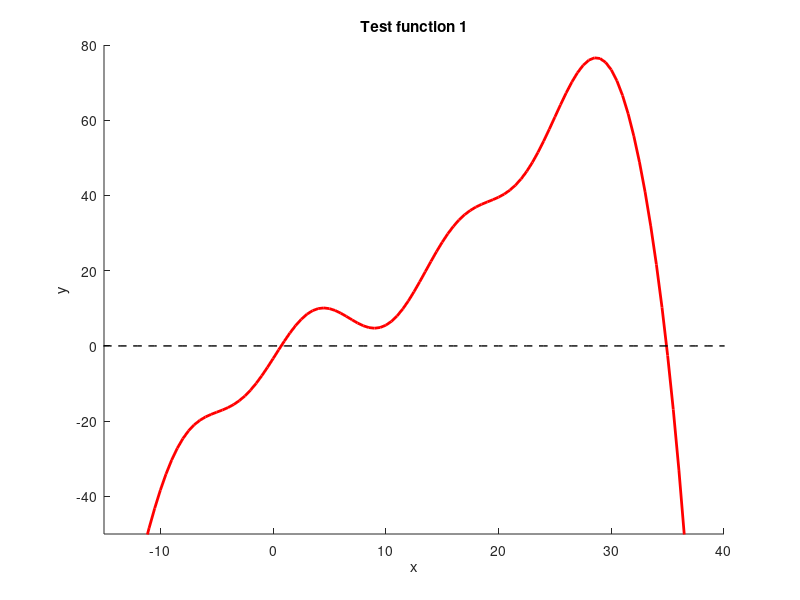

Write MATLAB code to recreate this figure.
%template for testing your basic root finding implementations
function basic_solver_with_tests_template()
    xvals = linspace(-50,50,201);
    [yvals,~] = test_func01(xvals);

    hold on
    axis([-15,40,-50,80]);
    plot(xvals,yvals,'r','linewidth',2);
    plot(xvals,0*xvals,'k--','linewidth',1);
    xlabel('x'); ylabel('y'); title('Test function 1');

    % setting key values
    ftol = 1e-14; % ftol: termination threshold (stop when abs(f(x_{i}))<ftol
    dxtol = 1e-14; % dxtol: termination threshold (stop when interval abs(x_{i+1}-x_i) < dxtol)
    dxmax = 1e14;
    max_iter = 1000;

    % %Newton's method example test
    % x0_guess = 2;
    % plot(x0_guess,test_func01(x0_guess),'bo','markerfacecolor','b','markersize',5); 
    % x_sol = newton_solver(@test_func01,x0_guess, dxtol, ftol, max_iter, dxmax);
    % plot(x_sol,test_func01(x_sol),'go','markerfacecolor','g','markersize',5);
    

    % % Secant method example test
    % x0_guess = -5;
    % x1_guess = 2;
    % plot(x0_guess,test_func01(x0_guess),'bo','markerfacecolor','b','markersize',5);
    % plot(x1_guess,test_func01(x1_guess),'ko','markerfacecolor','k','markersize',5);
    % 
    % x_sol = secant_solver(@test_func01,x0_guess,x1_guess, dxtol, ftol, max_iter, dxmax);
    % plot(x_sol,test_func01(x_sol),'go','markerfacecolor','g','markersize',5);


    % % Bisection method example test
    % x_left = -5;
    % x_right = 2;
    % plot(x_left,test_func01(x_left),'bo','markerfacecolor','b','markersize',5);
    % plot(x_right,test_func01(x_right),'ko','markerfacecolor','k','markersize',5);
    % 
    % x_sol = bisection_solver(@test_func01,x_left,x_right, dxtol, ftol, max_iter);
    % plot(x_sol,test_func01(x_sol),'go','markerfacecolor','g','markersize',5);

end


%Definition of the test function and its derivative (as a single function):
%This definition uses the function keyword
%when passing this function as an argument to a solver,
%you'll need to use the handle operator
%ex. solver(@test_func01,x_guess)
function [fval,dfdx] = test_func01(x)
    fval = (x.^3)/100 - (x.^2)/8 + 2*x + 6*sin(x/2+6) -.7 - exp(x/6);
    dfdx = 3*(x.^2)/100 - 2*x/8 + 2 +(6/2)*cos(x/2+6) - exp(x/6)/6;
end


% fun: the function we are computing the root of
% x_left: left guess
% x_right: right guess
% note that f(x_left) and f(x_right) should have different signs
% dxtol: termination threshold (stop when interval x_right-x_left < dxtol)
% ftol: termination threshold (stop when abs(f(x_guess))<ftol
%OUTPUTS
% x: estimate for root of fun
function x = bisection_solver(fun,x_left,x_right, dxtol, ftol, max_iter)
    % bisection safeguard - check that there is a 0 crossing
    if (fun(x_left) < 0 && fun(x_right) > 0) || (fun(x_left) > 0 && fun(x_right) < 0)
        for i = 1:max_iter
            % find the middle x 
            x_m = (x_right + x_left)/2;
            % evaluate the function at left, right, and middle x vals
            f_x_m = fun(x_m);
            f_x_L = fun(x_left);
            f_x_R = fun(x_right);
            % if statements -> determine direction of new bracket
            if abs(f_x_m) < ftol %if x_m is root, return root
                x = x_m;
                return
            elseif (f_x_L > 0 && f_x_m < 0) || (f_x_L < 0 && f_x_m > 0)
                x_right = x_m;
            elseif (f_x_R > 0 && f_x_m < 0) || (f_x_R < 0 && f_x_m > 0)
                x_left = x_m;
            end

            % dxtol check
            if abs(x_right - x_left) < dxtol
                x = (x_left + x_right)/2;
                return
            end
        end

        % final midpoint
        x = (x_left + x_right) / 2;
    end
end



%Note that fun(x) should output [f,dfdx], where dfdx is the derivative of f
%INPUTS:
% fun: the function we are computing the root of
% Note that fun(x) should output [f,dfdx], where dfdx is the derivative of f
% (see test_func01 below for example)
% x0: initial guess for Newton's method
% dxtol: termination threshold (stop when interval abs(x_{i+1}-x_i) < dxtol)
% ftol: termination threshold (stop when abs(f(x_{i}))<ftol
% max_iter: maximum iteration limit
% dxmax: threshold for checking for a divide by zero error:
% terminate when abs(x_{i+1}-x_i) > dxmax, where dxmax is a very large number
%OUTPUTS
% x: estimate for root of fun
% exit_flag: an integer indicating whether or not the solver succeeded
function x = newton_solver(fun,x0,dxtol,ftol, max_iter,dxmax)
    %Initialize the code
    for i = 1:max_iter
        [f, dfdx] = fun(x0);
        if abs(f) < ftol
            x = x0;
            return
        end
        %Pulls the value of the function and its derivative at x = x0
        if (abs(f) == 0)
        %Checks if the function satisfies the ranged condition
            x = x0;
            return
        else
            if abs(dfdx) <= 1e-14
                %Checks if the denominator will be too small
                x = x0;
                return
            end
            x1 = x0 - (f/dfdx);
            if abs(x1 - x0) < dxtol || abs(x1-x0) > dxmax
                x = x0;
                return
            else
                x0 = x1;
            end

            

            %Establishes new value for x0 for next iteration
        end
    end
end


%Root finding function via secant method
%INPUTS:
% fun: the function we are computing the root of
% x0: first guess for secant method
% x1: second guess for secant method
% max_iter: maximum iteration limit
% dxmax: threshold for checking for a divide by zero error:
% terminate when abs(x_{i+1}-x_i) > dxmax, where dxmax is a very large number
%OUTPUTS
% x: estimate for root of fun
function x = secant_solver(fun,x0, x1, dxtol, ftol, max_iter, dxmax)
    for i = 1:max_iter

        % check denominator to not divide by 0
        if abs(fun(x1) - fun(x0)) < 1e-14
            x = x1;
            return
        end

        % calculate the next estimate x
        x_n = x1 - fun(x1) * (x1 - x0) / (fun(x1) - fun(x0));
        
        % evaluate function at new estimate x
        f_x_n = fun(x_n);
        if abs(f_x_n) < ftol
            x = x_n;
            return
        end
        if abs(x_n - x1) < dxtol
            x = x_n;
            return
        end

        % if not, update x0 and x1 (guesses)
        x0 = x1;
        x1 = x_n;
    end

    x = x_n;
    return
end
